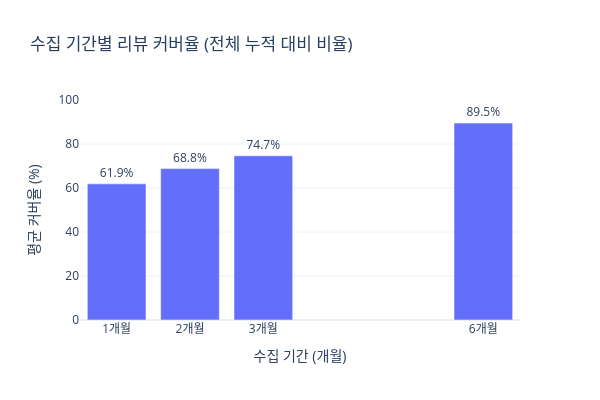

Here is the notebook cell this chart was saved with:
### Code cell
# ── 월당 커버율(Coverage Rate) 계산 ─────────────────────────────

# 1. 커버율 계산 (해당 기간 리뷰 수 / 전체 리뷰 수)
df_r['coverage_rate'] = (df_r['cum_reviews'] / df_r['total_reviews']) * 100

# 2. 구간별 평균 커버율 집계
coverage_stats = df_r.groupby('window_months')['coverage_rate'].mean().reset_index()

print("=== 구간별 평균 커버율 (Total Reviews 대비) ===")
for _, row in coverage_stats.iterrows():
    print(f"  {int(row['window_months'])}개월 구간: 평균 {row['coverage_rate']:.1f}% 커버")

# 3. Plotly 시각화 추가 (기존 그래프 아래에 추가하거나 별도로 실행)
import plotly.express as px

fig_cov = px.bar(
    coverage_stats, 
    x='window_months', 
    y='coverage_rate',
    text=coverage_stats['coverage_rate'].apply(lambda x: f'{x:.1f}%'),
    title='수집 기간별 리뷰 커버율 (전체 누적 대비 비율)',
    labels={'window_months': '수집 기간 (개월)', 'coverage_rate': '평균 커버율 (%)'},
    template='plotly_white',
    color_discrete_sequence=['#636EFA']
)

fig_cov.update_traces(textposition='outside')
fig_cov.update_layout(
    xaxis=dict(tickvals=[1, 2, 3, 6], ticktext=['1개월', '2개월', '3개월', '6개월']),
    yaxis=dict(range=[0, 100]),
    width=600,
    height=400
)

fig_cov.show()

### Figure 1 — Plotly figure (JSON) as saved in the notebook; plotly's stock layout.template omitted (floating-point values rounded to 4 significant figures)
{"data": [{"hovertemplate": "수집 기간 (개월)=%{x}<br>평균 커버율 (%)=%{y}<br>text=%{text}<extra></extra>", "legendgroup": "", "marker": {"color": "#636EFA", "pattern": {"shape": ""}}, "name": "", "orientation": "v", "showlegend": false, "text": ["61.9%", "68.8%", "74.7%", "89.5%"], "textposition": "outside", "type": "bar", "x": [1, 2, 3, 6], "xaxis": "x", "y": [61.88, 68.83, 74.65, 89.51], "yaxis": "y"}], "layout": {"barmode": "relative", "height": 400, "legend": {"tracegroupgap": 0}, "title": {"text": "수집 기간별 리뷰 커버율 (전체 누적 대비 비율)"}, "width": 600, "xaxis": {"anchor": "y", "domain": [0, 1], "ticktext": ["1개월", "2개월", "3개월", "6개월"], "tickvals": [1, 2, 3, 6], "title": {"text": "수집 기간 (개월)"}}, "yaxis": {"anchor": "x", "domain": [0, 1], "range": [0, 100], "title": {"text": "평균 커버율 (%)"}}}}
